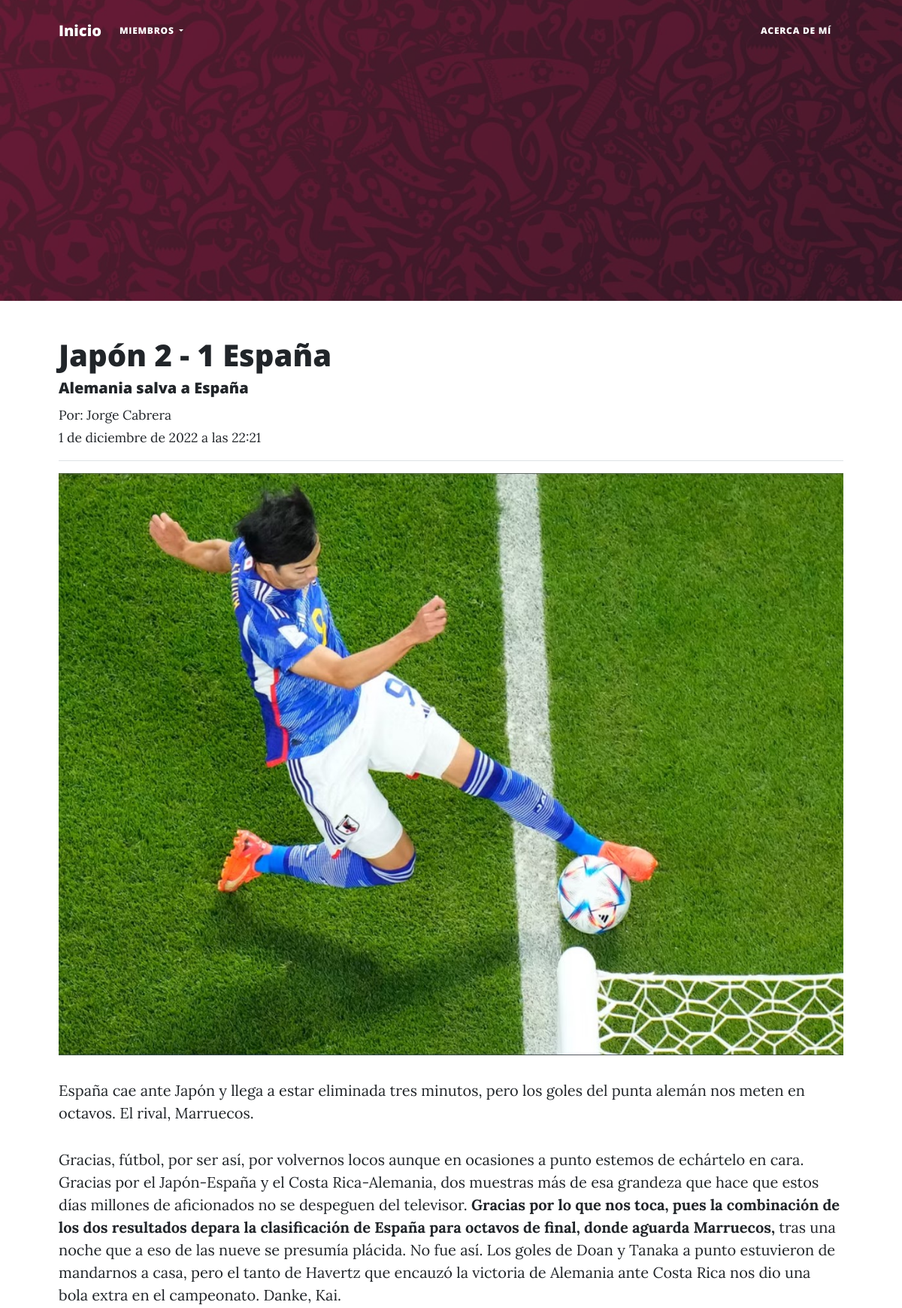
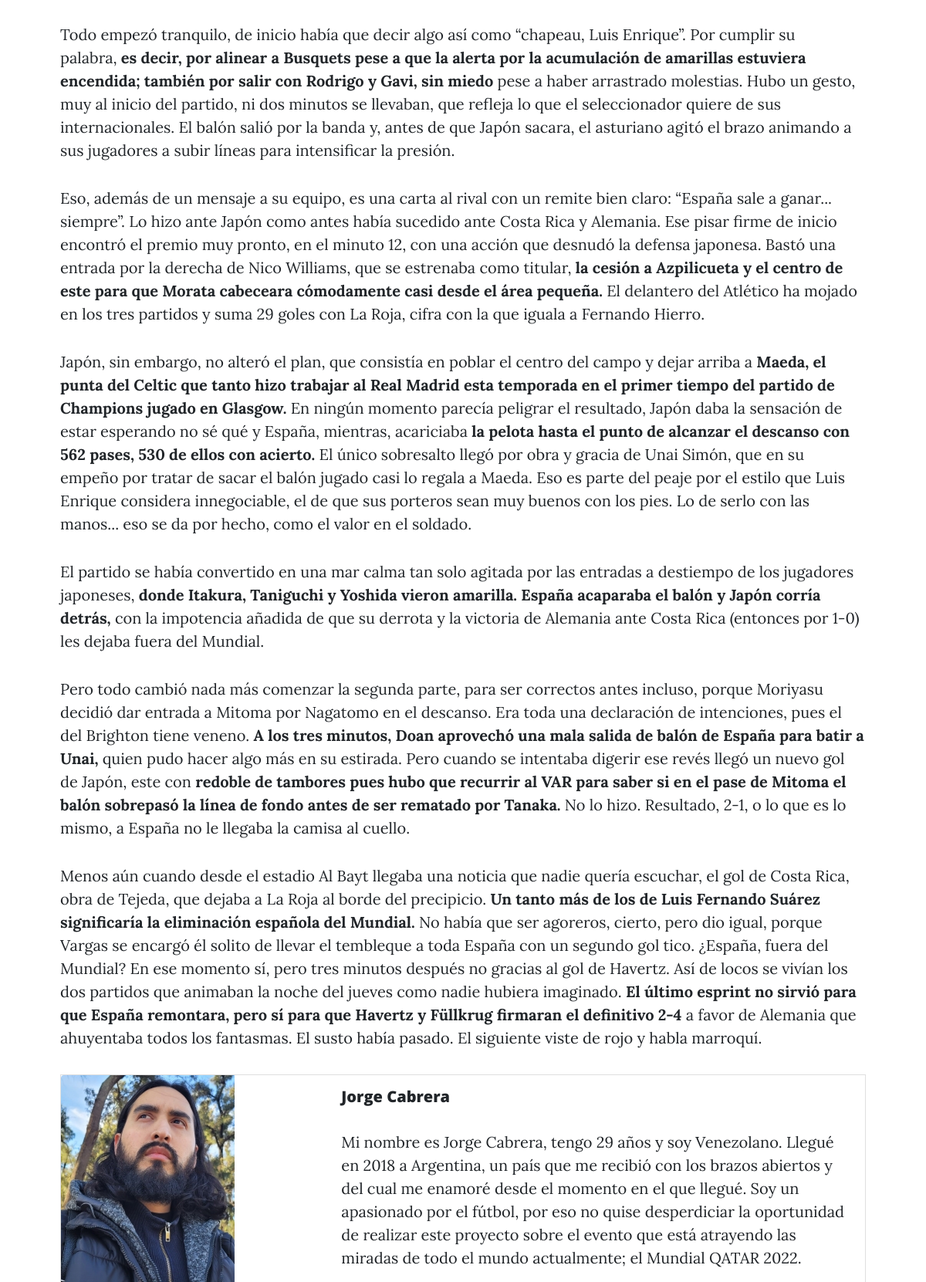
Page /post_details/38 (upper part) on the committed database (2 pictures, top to bottom).
### Blog/models.py (models this page shows, shortened)
class Post(models.Model):
    titulo = models.CharField(max_length=255)
    subtitulo = models.CharField(max_length=255)
    autor = models.ForeignKey(User, on_delete=models.CASCADE)
    header = models.ImageField(null=True, blank=True, upload_to='images/')
    cuerpo = RichTextField(null=True, blank=True)
    fecha = models.DateTimeField(default=datetime.now())
    likes = models.ManyToManyField(User, related_name='blog_posts', blank=True)
    def total_likes(self):
        return self.likes.count()

### Members/models.py (models this page shows, shortened)
class Profile(models.Model):
    user = models.OneToOneField(User, null=True, blank=True, on_delete=models.CASCADE)
    bio = models.TextField(null=True, blank=True)
    profile_pic = models.ImageField(null=True, blank=True, upload_to='images/profile/')

### Blog/views.py (the view)
# urls.py: path('post_details/<int:pk>', PostDetailView.as_view(), name='post_details'),
class PostDetailView(DetailView):
    model = Post
    template_name = 'post_details.html'
    def get_context_data(self, *args, **kwargs):
        context = super(PostDetailView, self).get_context_data(*args, **kwargs)
        like_info = get_object_or_404(Post, id=self.kwargs['pk'])
        total_likes = like_info.total_likes()
        liked = False
        if like_info.likes.filter(id=self.request.user.id).exists():
            liked = True
        context['total_likes'] = total_likes
        context['liked'] = liked
        return context

### Blog/templates/post_details.html (shortened to what this page needs)
{% extends 'post.html' %}
{% load static %}
{% block post %}
<div class="container px-4 px-lg-5">
    <h1>
        {{post.titulo}}
    </h1>
    <h5>
        {{post.subtitulo}}
    </h5>
    <small>
        Por: {{post.autor.first_name}} {{post.autor.last_name}}
    </small>
    <br>
    <small>
        {{post.fecha}}
    </small>
    <hr>
    {% if post.header %}
        <div class="row d-flex justify-content-center">
            <img src="{{post.header.url}}">
            <br>
        </div>
    {% endif %}
    {{post.cuerpo|safe}}
    <div class="card mb-3">
        <div class="row g-0">
            <div class="col-md-4">
                {% if post.autor.profile.profile_pic %}
                    <img src="{{post.autor.profile.profile_pic.url}}" class="img-fluid rounded-start">
                {% else %}
                    <img src="{% static 'Blog/assets/img/default_profile_picture.jpg' %}" class="img-fluid rounded-start">
                {% endif %}
            </div>
            <div class="col-md-8">
                <div class="card-body">
                    <h5 class="card-title">
                        {{post.autor.first_name}} {{post.autor.last_name}}
                    </h5>
                    <p class="card-text">
                        {{post.autor.profile.bio}}
                    </p>
                </div>
            </div>
        </div>
    </div>
    {% if not post.comentarios.all %}
        <small>
        No hay comentarios aún. <a href="{% url 'add_comment' post.pk %}" class="link-primary"><u>Agregar un comentario</u></a>
        </small>
        <br>
    {% else %}
        <br>
        {% for comentario in post.comentarios.all %}
            <br>
            <br>
        {% endfor %}
    {% endif %}
    <br><br>
</div>
{% endblock post %}

### rows in the picture
Post: titulo "Japón 2 - 1 España", subtitulo "Alemania salva a España", autor.first_name "Jorge", autor.last_name "Cabrera", fecha "1 de diciembre de 2022 a las 22:21", header (picture), cuerpo "España cae ante Japón y llega a estar eliminada tres minutos, pero los goles del punta alemán nos meten en octavos. El rival, Marruecos. Gracias, fútbol, por ser así, por volvernos locos aunque en ocasiones a punto estemos de echártelo en cara. Gracias por el Japón-España y el Costa Rica-Alemania, dos muestras más de esa grandeza que hace que estos días millones de aficionados no se despeguen del televisor. Gracias por lo que nos toca, pues la combinación de los dos resultados depara la clasificación de España para octavos de final, donde aguarda Marruecos, tras una noche que a eso de las nueve se presumía plácida. No fue así. Los goles de Doan y Tanaka a punto estuvieron de mandarnos a…", autor.profile.profile_pic (picture), autor.profile.bio "Mi nombre es Jorge Cabrera, tengo 29 años y soy Venezolano. Llegué en 2018 a Argentina, un país que me recibió con los brazos abiertos y del cual me enamoré desde el momento en el que llegué. Soy un apasionado por el fútbol, por eso no quise desperdiciar la oportunidad de realizar este proyecto sobre el evento que está atrayendo las miradas de todo el mundo actualmente; el Mundial QATAR 2022."
